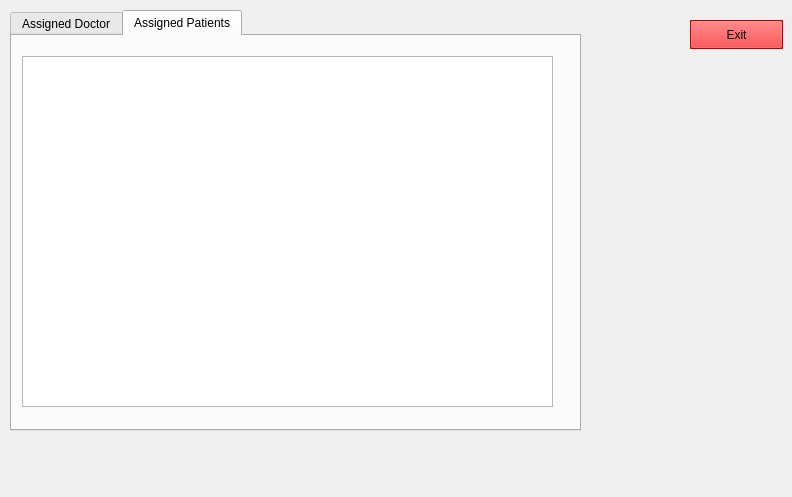
<?xml version="1.0" encoding="UTF-8"?>
<ui version="4.0">
 <class>nurse</class>
 <widget class="QWidget" name="nurse">
  <property name="geometry">
   <rect>
    <x>0</x>
    <y>0</y>
    <width>792</width>
    <height>497</height>
   </rect>
  </property>
  <property name="windowTitle">
   <string>Form</string>
  </property>
  <widget class="QLabel" name="bglabel">
   <property name="geometry">
    <rect>
     <x>-10</x>
     <y>0</y>
     <width>791</width>
     <height>491</height>
    </rect>
   </property>
   <property name="text">
    <string/>
   </property>
  </widget>
  <widget class="QTabWidget" name="tabWidget">
   <property name="geometry">
    <rect>
     <x>10</x>
     <y>10</y>
     <width>571</width>
     <height>421</height>
    </rect>
   </property>
   <property name="currentIndex">
    <number>1</number>
   </property>
   <widget class="QWidget" name="tab">
    <attribute name="title">
     <string>Assigned Doctor</string>
    </attribute>
    <widget class="QLineEdit" name="nursename">
     <property name="geometry">
      <rect>
       <x>170</x>
       <y>30</y>
       <width>301</width>
       <height>31</height>
      </rect>
     </property>
    </widget>
    <widget class="QLabel" name="label">
     <property name="geometry">
      <rect>
       <x>20</x>
       <y>40</y>
       <width>131</width>
       <height>20</height>
      </rect>
     </property>
     <property name="text">
      <string>Enter Nurse Name :</string>
     </property>
    </widget>
    <widget class="QPushButton" name="getdoctorbutton">
     <property name="geometry">
      <rect>
       <x>120</x>
       <y>90</y>
       <width>121</width>
       <height>31</height>
      </rect>
     </property>
     <property name="text">
      <string>Get Doctor</string>
     </property>
    </widget>
    <widget class="QLabel" name="doctoroutput">
     <property name="geometry">
      <rect>
       <x>20</x>
       <y>130</y>
       <width>521</width>
       <height>231</height>
      </rect>
     </property>
     <property name="palette">
      <palette>
       <active>
        <colorrole role="WindowText">
         <brush brushstyle="SolidPattern">
          <color alpha="255">
           <red>0</red>
           <green>0</green>
           <blue>0</blue>
          </color>
         </brush>
        </colorrole>
        <colorrole role="Button">
         <brush brushstyle="SolidPattern">
          <color alpha="255">
           <red>255</red>
           <green>0</green>
           <blue>127</blue>
          </color>
         </brush>
        </colorrole>
        <colorrole role="Light">
         <brush brushstyle="SolidPattern">
          <color alpha="255">
           <red>255</red>
           <green>127</green>
           <blue>191</blue>
          </color>
         </brush>
        </colorrole>
        <colorrole role="Midlight">
         <brush brushstyle="SolidPattern">
          <color alpha="255">
           <red>255</red>
           <green>63</green>
           <blue>159</blue>
          </color>
         </brush>
        </colorrole>
        <colorrole role="Dark">
         <brush brushstyle="SolidPattern">
          <color alpha="255">
           <red>127</red>
           <green>0</green>
           <blue>63</blue>
          </color>
         </brush>
        </colorrole>
        <colorrole role="Mid">
         <brush brushstyle="SolidPattern">
          <color alpha="255">
           <red>170</red>
           <green>0</green>
           <blue>85</blue>
          </color>
         </brush>
        </colorrole>
        <colorrole role="Text">
         <brush brushstyle="SolidPattern">
          <color alpha="255">
           <red>0</red>
           <green>0</green>
           <blue>0</blue>
          </color>
         </brush>
        </colorrole>
        <colorrole role="BrightText">
         <brush brushstyle="SolidPattern">
          <color alpha="255">
           <red>255</red>
           <green>255</green>
           <blue>255</blue>
          </color>
         </brush>
        </colorrole>
        <colorrole role="ButtonText">
         <brush brushstyle="SolidPattern">
          <color alpha="255">
           <red>0</red>
           <green>0</green>
           <blue>0</blue>
          </color>
         </brush>
        </colorrole>
        <colorrole role="Base">
         <brush brushstyle="SolidPattern">
          <color alpha="255">
           <red>255</red>
           <green>255</green>
           <blue>255</blue>
          </color>
         </brush>
        </colorrole>
        <colorrole role="Window">
         <brush brushstyle="SolidPattern">
          <color alpha="255">
           <red>255</red>
           <green>0</green>
           <blue>127</blue>
          </color>
         </brush>
        </colorrole>
        <colorrole role="Shadow">
         <brush brushstyle="SolidPattern">
          <color alpha="255">
           <red>0</red>
           <green>0</green>
           <blue>0</blue>
          </color>
         </brush>
        </colorrole>
        <colorrole role="AlternateBase">
         <brush brushstyle="SolidPattern">
          <color alpha="255">
           <red>255</red>
           <green>127</green>
           <blue>191</blue>
          </color>
         </brush>
        </colorrole>
        <colorrole role="ToolTipBase">
         <brush brushstyle="SolidPattern">
          <color alpha="255">
           <red>255</red>
           <green>255</green>
           <blue>220</blue>
          </color>
         </brush>
        </colorrole>
        <colorrole role="ToolTipText">
         <brush brushstyle="SolidPattern">
          <color alpha="255">
           <red>0</red>
           <green>0</green>
           <blue>0</blue>
          </color>
         </brush>
        </colorrole>
        <colorrole role="PlaceholderText">
         <brush brushstyle="SolidPattern">
          <color alpha="127">
           <red>0</red>
           <green>0</green>
           <blue>0</blue>
          </color>
         </brush>
        </colorrole>
        <colorrole role="Accent">
         <brush brushstyle="SolidPattern">
          <color alpha="255">
           <red>255</red>
           <green>255</green>
           <blue>255</blue>
          </color>
         </brush>
        </colorrole>
       </active>
       <inactive>
        <colorrole role="WindowText">
         <brush brushstyle="SolidPattern">
          <color alpha="255">
           <red>0</red>
           <green>0</green>
           <blue>0</blue>
          </color>
         </brush>
        </colorrole>
        <colorrole role="Button">
         <brush brushstyle="SolidPattern">
          <color alpha="255">
           <red>255</red>
           <green>0</green>
           <blue>127</blue>
          </color>
         </brush>
        </colorrole>
        <colorrole role="Light">
         <brush brushstyle="SolidPattern">
          <color alpha="255">
           <red>255</red>
           <green>127</green>
           <blue>191</blue>
          </color>
         </brush>
        </colorrole>
        <colorrole role="Midlight">
         <brush brushstyle="SolidPattern">
          <color alpha="255">
           <red>255</red>
           <green>63</green>
           <blue>159</blue>
          </color>
         </brush>
        </colorrole>
        <colorrole role="Dark">
         <brush brushstyle="SolidPattern">
          <color alpha="255">
           <red>127</red>
           <green>0</green>
           <blue>63</blue>
          </color>
         </brush>
        </colorrole>
        <colorrole role="Mid">
         <brush brushstyle="SolidPattern">
          <color alpha="255">
           <red>170</red>
           <green>0</green>
           <blue>85</blue>
          </color>
         </brush>
        </colorrole>
        <colorrole role="Text">
         <brush brushstyle="SolidPattern">
          <color alpha="255">
           <red>0</red>
           <green>0</green>
           <blue>0</blue>
          </color>
         </brush>
        </colorrole>
        <colorrole role="BrightText">
         <brush brushstyle="SolidPattern">
          <color alpha="255">
           <red>255</red>
           <green>255</green>
           <blue>255</blue>
          </color>
         </brush>
        </colorrole>
        <colorrole role="ButtonText">
         <brush brushstyle="SolidPattern">
          <color alpha="255">
           <red>0</red>
           <green>0</green>
           <blue>0</blue>
          </color>
         </brush>
        </colorrole>
        <colorrole role="Base">
         <brush brushstyle="SolidPattern">
          <color alpha="255">
           <red>255</red>
           <green>255</green>
           <blue>255</blue>
          </color>
         </brush>
        </colorrole>
        <colorrole role="Window">
         <brush brushstyle="SolidPattern">
          <color alpha="255">
           <red>255</red>
           <green>0</green>
           <blue>127</blue>
          </color>
         </brush>
        </colorrole>
        <colorrole role="Shadow">
         <brush brushstyle="SolidPattern">
          <color alpha="255">
           <red>0</red>
           <green>0</green>
           <blue>0</blue>
          </color>
         </brush>
        </colorrole>
        <colorrole role="AlternateBase">
         <brush brushstyle="SolidPattern">
          <color alpha="255">
           <red>255</red>
           <green>127</green>
           <blue>191</blue>
          </color>
         </brush>
        </colorrole>
        <colorrole role="ToolTipBase">
         <brush brushstyle="SolidPattern">
          <color alpha="255">
           <red>255</red>
           <green>255</green>
           <blue>220</blue>
          </color>
         </brush>
        </colorrole>
        <colorrole role="ToolTipText">
         <brush brushstyle="SolidPattern">
          <color alpha="255">
           <red>0</red>
           <green>0</green>
           <blue>0</blue>
          </color>
         </brush>
        </colorrole>
        <colorrole role="PlaceholderText">
         <brush brushstyle="SolidPattern">
          <color alpha="127">
           <red>0</red>
           <green>0</green>
           <blue>0</blue>
          </color>
         </brush>
        </colorrole>
        <colorrole role="Accent">
         <brush brushstyle="SolidPattern">
          <color alpha="255">
           <red>255</red>
           <green>255</green>
           <blue>255</blue>
          </color>
         </brush>
        </colorrole>
       </inactive>
       <disabled>
        <colorrole role="WindowText">
         <brush brushstyle="SolidPattern">
          <color alpha="255">
           <red>127</red>
           <green>0</green>
           <blue>63</blue>
          </color>
         </brush>
        </colorrole>
        <colorrole role="Button">
         <brush brushstyle="SolidPattern">
          <color alpha="255">
           <red>255</red>
           <green>0</green>
           <blue>127</blue>
          </color>
         </brush>
        </colorrole>
        <colorrole role="Light">
         <brush brushstyle="SolidPattern">
          <color alpha="255">
           <red>255</red>
           <green>127</green>
           <blue>191</blue>
          </color>
         </brush>
        </colorrole>
        <colorrole role="Midlight">
         <brush brushstyle="SolidPattern">
          <color alpha="255">
           <red>255</red>
           <green>63</green>
           <blue>159</blue>
          </color>
         </brush>
        </colorrole>
        <colorrole role="Dark">
         <brush brushstyle="SolidPattern">
          <color alpha="255">
           <red>127</red>
           <green>0</green>
           <blue>63</blue>
          </color>
         </brush>
        </colorrole>
        <colorrole role="Mid">
         <brush brushstyle="SolidPattern">
          <color alpha="255">
           <red>170</red>
           <green>0</green>
           <blue>85</blue>
          </color>
         </brush>
        </colorrole>
        <colorrole role="Text">
         <brush brushstyle="SolidPattern">
          <color alpha="255">
           <red>127</red>
           <green>0</green>
           <blue>63</blue>
          </color>
         </brush>
        </colorrole>
        <colorrole role="BrightText">
         <brush brushstyle="SolidPattern">
          <color alpha="255">
           <red>255</red>
           <green>255</green>
           <blue>255</blue>
          </color>
         </brush>
        </colorrole>
        <colorrole role="ButtonText">
         <brush brushstyle="SolidPattern">
          <color alpha="255">
           <red>127</red>
           <green>0</green>
           <blue>63</blue>
          </color>
         </brush>
        </colorrole>
        <colorrole role="Base">
         <brush brushstyle="SolidPattern">
          <color alpha="255">
           <red>255</red>
           <green>0</green>
           <blue>127</blue>
          </color>
         </brush>
        </colorrole>
        <colorrole role="Window">
         <brush brushstyle="SolidPattern">
          <color alpha="255">
           <red>255</red>
           <green>0</green>
           <blue>127</blue>
          </color>
         </brush>
        </colorrole>
        <colorrole role="Shadow">
         <brush brushstyle="SolidPattern">
          <color alpha="255">
           <red>0</red>
           <green>0</green>
           <blue>0</blue>
          </color>
         </brush>
        </colorrole>
        <colorrole role="AlternateBase">
         <brush brushstyle="SolidPattern">
          <color alpha="255">
           <red>255</red>
           <green>0</green>
           <blue>127</blue>
          </color>
         </brush>
        </colorrole>
        <colorrole role="ToolTipBase">
         <brush brushstyle="SolidPattern">
          <color alpha="255">
           <red>255</red>
           <green>255</green>
           <blue>220</blue>
          </color>
         </brush>
        </colorrole>
        <colorrole role="ToolTipText">
         <brush brushstyle="SolidPattern">
          <color alpha="255">
           <red>0</red>
           <green>0</green>
           <blue>0</blue>
          </color>
         </brush>
        </colorrole>
        <colorrole role="PlaceholderText">
         <brush brushstyle="SolidPattern">
          <color alpha="127">
           <red>127</red>
           <green>0</green>
           <blue>63</blue>
          </color>
         </brush>
        </colorrole>
        <colorrole role="Accent">
         <brush brushstyle="SolidPattern">
          <color alpha="255">
           <red>255</red>
           <green>76</green>
           <blue>165</blue>
          </color>
         </brush>
        </colorrole>
       </disabled>
      </palette>
     </property>
     <property name="font">
      <font>
       <family>Sitka Heading</family>
       <pointsize>16</pointsize>
      </font>
     </property>
     <property name="autoFillBackground">
      <bool>true</bool>
     </property>
     <property name="text">
      <string/>
     </property>
    </widget>
   </widget>
   <widget class="QWidget" name="tab_2">
    <attribute name="title">
     <string>Assigned Patients</string>
    </attribute>
    <widget class="QTableWidget" name="assignedpatients">
     <property name="geometry">
      <rect>
       <x>10</x>
       <y>20</y>
       <width>531</width>
       <height>351</height>
      </rect>
     </property>
    </widget>
   </widget>
  </widget>
  <widget class="QPushButton" name="pushButton">
   <property name="geometry">
    <rect>
     <x>690</x>
     <y>20</y>
     <width>93</width>
     <height>29</height>
    </rect>
   </property>
   <property name="palette">
    <palette>
     <active>
      <colorrole role="WindowText">
       <brush brushstyle="SolidPattern">
        <color alpha="255">
         <red>0</red>
         <green>0</green>
         <blue>0</blue>
        </color>
       </brush>
      </colorrole>
      <colorrole role="Button">
       <brush brushstyle="SolidPattern">
        <color alpha="255">
         <red>255</red>
         <green>0</green>
         <blue>0</blue>
        </color>
       </brush>
      </colorrole>
      <colorrole role="Light">
       <brush brushstyle="SolidPattern">
        <color alpha="255">
         <red>255</red>
         <green>127</green>
         <blue>127</blue>
        </color>
       </brush>
      </colorrole>
      <colorrole role="Midlight">
       <brush brushstyle="SolidPattern">
        <color alpha="255">
         <red>255</red>
         <green>63</green>
         <blue>63</blue>
        </color>
       </brush>
      </colorrole>
      <colorrole role="Dark">
       <brush brushstyle="SolidPattern">
        <color alpha="255">
         <red>127</red>
         <green>0</green>
         <blue>0</blue>
        </color>
       </brush>
      </colorrole>
      <colorrole role="Mid">
       <brush brushstyle="SolidPattern">
        <color alpha="255">
         <red>170</red>
         <green>0</green>
         <blue>0</blue>
        </color>
       </brush>
      </colorrole>
      <colorrole role="Text">
       <brush brushstyle="SolidPattern">
        <color alpha="255">
         <red>0</red>
         <green>0</green>
         <blue>0</blue>
        </color>
       </brush>
      </colorrole>
      <colorrole role="BrightText">
       <brush brushstyle="SolidPattern">
        <color alpha="255">
         <red>255</red>
         <green>255</green>
         <blue>255</blue>
        </color>
       </brush>
      </colorrole>
      <colorrole role="ButtonText">
       <brush brushstyle="SolidPattern">
        <color alpha="255">
         <red>0</red>
         <green>0</green>
         <blue>0</blue>
        </color>
       </brush>
      </colorrole>
      <colorrole role="Base">
       <brush brushstyle="SolidPattern">
        <color alpha="255">
         <red>255</red>
         <green>255</green>
         <blue>255</blue>
        </color>
       </brush>
      </colorrole>
      <colorrole role="Window">
       <brush brushstyle="SolidPattern">
        <color alpha="255">
         <red>255</red>
         <green>0</green>
         <blue>0</blue>
        </color>
       </brush>
      </colorrole>
      <colorrole role="Shadow">
       <brush brushstyle="SolidPattern">
        <color alpha="255">
         <red>0</red>
         <green>0</green>
         <blue>0</blue>
        </color>
       </brush>
      </colorrole>
      <colorrole role="AlternateBase">
       <brush brushstyle="SolidPattern">
        <color alpha="255">
         <red>255</red>
         <green>127</green>
         <blue>127</blue>
        </color>
       </brush>
      </colorrole>
      <colorrole role="ToolTipBase">
       <brush brushstyle="SolidPattern">
        <color alpha="255">
         <red>255</red>
         <green>255</green>
         <blue>220</blue>
        </color>
       </brush>
      </colorrole>
      <colorrole role="ToolTipText">
       <brush brushstyle="SolidPattern">
        <color alpha="255">
         <red>0</red>
         <green>0</green>
         <blue>0</blue>
        </color>
       </brush>
      </colorrole>
      <colorrole role="PlaceholderText">
       <brush brushstyle="SolidPattern">
        <color alpha="127">
         <red>0</red>
         <green>0</green>
         <blue>0</blue>
        </color>
       </brush>
      </colorrole>
      <colorrole role="Accent">
       <brush brushstyle="SolidPattern">
        <color alpha="255">
         <red>255</red>
         <green>255</green>
         <blue>255</blue>
        </color>
       </brush>
      </colorrole>
     </active>
     <inactive>
      <colorrole role="WindowText">
       <brush brushstyle="SolidPattern">
        <color alpha="255">
         <red>0</red>
         <green>0</green>
         <blue>0</blue>
        </color>
       </brush>
      </colorrole>
      <colorrole role="Button">
       <brush brushstyle="SolidPattern">
        <color alpha="255">
         <red>255</red>
         <green>0</green>
         <blue>0</blue>
        </color>
       </brush>
      </colorrole>
      <colorrole role="Light">
       <brush brushstyle="SolidPattern">
        <color alpha="255">
         <red>255</red>
         <green>127</green>
         <blue>127</blue>
        </color>
       </brush>
      </colorrole>
      <colorrole role="Midlight">
       <brush brushstyle="SolidPattern">
        <color alpha="255">
         <red>255</red>
         <green>63</green>
         <blue>63</blue>
        </color>
       </brush>
      </colorrole>
      <colorrole role="Dark">
       <brush brushstyle="SolidPattern">
        <color alpha="255">
         <red>127</red>
         <green>0</green>
         <blue>0</blue>
        </color>
       </brush>
      </colorrole>
      <colorrole role="Mid">
       <brush brushstyle="SolidPattern">
        <color alpha="255">
         <red>170</red>
         <green>0</green>
         <blue>0</blue>
        </color>
       </brush>
      </colorrole>
      <colorrole role="Text">
       <brush brushstyle="SolidPattern">
        <color alpha="255">
         <red>0</red>
         <green>0</green>
         <blue>0</blue>
        </color>
       </brush>
      </colorrole>
      <colorrole role="BrightText">
       <brush brushstyle="SolidPattern">
        <color alpha="255">
         <red>255</red>
         <green>255</green>
         <blue>255</blue>
        </color>
       </brush>
      </colorrole>
      <colorrole role="ButtonText">
       <brush brushstyle="SolidPattern">
        <color alpha="255">
         <red>0</red>
         <green>0</green>
         <blue>0</blue>
        </color>
       </brush>
      </colorrole>
      <colorrole role="Base">
       <brush brushstyle="SolidPattern">
        <color alpha="255">
         <red>255</red>
         <green>255</green>
         <blue>255</blue>
        </color>
       </brush>
      </colorrole>
      <colorrole role="Window">
       <brush brushstyle="SolidPattern">
        <color alpha="255">
         <red>255</red>
         <green>0</green>
         <blue>0</blue>
        </color>
       </brush>
      </colorrole>
      <colorrole role="Shadow">
       <brush brushstyle="SolidPattern">
        <color alpha="255">
         <red>0</red>
         <green>0</green>
         <blue>0</blue>
        </color>
       </brush>
      </colorrole>
      <colorrole role="AlternateBase">
       <brush brushstyle="SolidPattern">
        <color alpha="255">
         <red>255</red>
         <green>127</green>
         <blue>127</blue>
        </color>
       </brush>
      </colorrole>
      <colorrole role="ToolTipBase">
       <brush brushstyle="SolidPattern">
        <color alpha="255">
         <red>255</red>
         <green>255</green>
         <blue>220</blue>
        </color>
       </brush>
      </colorrole>
      <colorrole role="ToolTipText">
       <brush brushstyle="SolidPattern">
        <color alpha="255">
         <red>0</red>
         <green>0</green>
         <blue>0</blue>
        </color>
       </brush>
      </colorrole>
      <colorrole role="PlaceholderText">
       <brush brushstyle="SolidPattern">
        <color alpha="127">
         <red>0</red>
         <green>0</green>
         <blue>0</blue>
        </color>
       </brush>
      </colorrole>
      <colorrole role="Accent">
       <brush brushstyle="SolidPattern">
        <color alpha="255">
         <red>255</red>
         <green>255</green>
         <blue>255</blue>
        </color>
       </brush>
      </colorrole>
     </inactive>
     <disabled>
      <colorrole role="WindowText">
       <brush brushstyle="SolidPattern">
        <color alpha="255">
         <red>127</red>
         <green>0</green>
         <blue>0</blue>
        </color>
       </brush>
      </colorrole>
      <colorrole role="Button">
       <brush brushstyle="SolidPattern">
        <color alpha="255">
         <red>255</red>
         <green>0</green>
         <blue>0</blue>
        </color>
       </brush>
      </colorrole>
      <colorrole role="Light">
       <brush brushstyle="SolidPattern">
        <color alpha="255">
         <red>255</red>
         <green>127</green>
         <blue>127</blue>
        </color>
       </brush>
      </colorrole>
      <colorrole role="Midlight">
       <brush brushstyle="SolidPattern">
        <color alpha="255">
         <red>255</red>
         <green>63</green>
         <blue>63</blue>
        </color>
       </brush>
      </colorrole>
      <colorrole role="Dark">
       <brush brushstyle="SolidPattern">
        <color alpha="255">
         <red>127</red>
         <green>0</green>
         <blue>0</blue>
        </color>
       </brush>
      </colorrole>
      <colorrole role="Mid">
       <brush brushstyle="SolidPattern">
        <color alpha="255">
         <red>170</red>
         <green>0</green>
         <blue>0</blue>
        </color>
       </brush>
      </colorrole>
      <colorrole role="Text">
       <brush brushstyle="SolidPattern">
        <color alpha="255">
         <red>127</red>
         <green>0</green>
         <blue>0</blue>
        </color>
       </brush>
      </colorrole>
      <colorrole role="BrightText">
       <brush brushstyle="SolidPattern">
        <color alpha="255">
         <red>255</red>
         <green>255</green>
         <blue>255</blue>
        </color>
       </brush>
      </colorrole>
      <colorrole role="ButtonText">
       <brush brushstyle="SolidPattern">
        <color alpha="255">
         <red>127</red>
         <green>0</green>
         <blue>0</blue>
        </color>
       </brush>
      </colorrole>
      <colorrole role="Base">
       <brush brushstyle="SolidPattern">
        <color alpha="255">
         <red>255</red>
         <green>0</green>
         <blue>0</blue>
        </color>
       </brush>
      </colorrole>
      <colorrole role="Window">
       <brush brushstyle="SolidPattern">
        <color alpha="255">
         <red>255</red>
         <green>0</green>
         <blue>0</blue>
        </color>
       </brush>
      </colorrole>
      <colorrole role="Shadow">
       <brush brushstyle="SolidPattern">
        <color alpha="255">
         <red>0</red>
         <green>0</green>
         <blue>0</blue>
        </color>
       </brush>
      </colorrole>
      <colorrole role="AlternateBase">
       <brush brushstyle="SolidPattern">
        <color alpha="255">
         <red>255</red>
         <green>0</green>
         <blue>0</blue>
        </color>
       </brush>
      </colorrole>
      <colorrole role="ToolTipBase">
       <brush brushstyle="SolidPattern">
        <color alpha="255">
         <red>255</red>
         <green>255</green>
         <blue>220</blue>
        </color>
       </brush>
      </colorrole>
      <colorrole role="ToolTipText">
       <brush brushstyle="SolidPattern">
        <color alpha="255">
         <red>0</red>
         <green>0</green>
         <blue>0</blue>
        </color>
       </brush>
      </colorrole>
      <colorrole role="PlaceholderText">
       <brush brushstyle="SolidPattern">
        <color alpha="127">
         <red>127</red>
         <green>0</green>
         <blue>0</blue>
        </color>
       </brush>
      </colorrole>
      <colorrole role="Accent">
       <brush brushstyle="SolidPattern">
        <color alpha="255">
         <red>255</red>
         <green>76</green>
         <blue>76</blue>
        </color>
       </brush>
      </colorrole>
     </disabled>
    </palette>
   </property>
   <property name="autoFillBackground">
    <bool>true</bool>
   </property>
   <property name="text">
    <string>Exit</string>
   </property>
   <property name="icon">
    <iconset theme="application-exit"/>
   </property>
   <property name="checkable">
    <bool>false</bool>
   </property>
   <property name="autoDefault">
    <bool>false</bool>
   </property>
   <property name="default">
    <bool>false</bool>
   </property>
   <property name="flat">
    <bool>false</bool>
   </property>
  </widget>
 </widget>
 <resources/>
 <connections/>
</ui>
